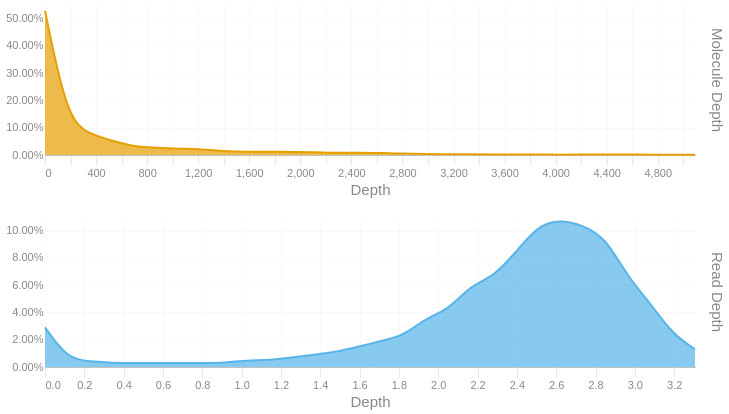

Source (notebook cell):
### Code cell
readdep = depth_hist(tb['Read Depth'], q99, 3)
readdep = readdep.with_columns(pl.lit('Read Depth').alias('Metric'))
if not SKIPLR:
    moldep = depth_hist(tb['Molecule Depth'], mol_q99, 1)
    moldep = moldep.with_columns(pl.lit('Molecule Depth').alias('Metric'))
    _hist = pl.concat([readdep, moldep])
    _hist = _hist.filter(pl.col('Proportion') != 0)
    with SafeRender(_hist):
        (
            alt.Chart(_hist)        
            .mark_area(interpolate = "basis")
            .encode(
                x=alt.X('Bin:Q').scale(domainMin=0).axis(alt.Axis(title='Depth')),
                y = alt.Y('Proportion:Q', title = None).axis(format = '.2%'),
                color = alt.Color('Metric:N').legend(None),
                row = alt.Row("Metric:N").header(title = None, labelOrient = 'right'),
                tooltip = [
                    alt.Tooltip("Metric:N", title = "Metric"),
                    alt.Tooltip('Interval:N', title = "Depth Interval"),
                    alt.Tooltip('Proportion:Q', title = "% Alignments").format('.2%')
                ]
            )
            .resolve_scale(x='independent', y='independent')
            .properties(
                height = 150, width = 650,
                usermeta={'embedOptions': {'downloadFileName': f'{samplename}.depth.hist'}}
            )
        ).display()
else:
    readdep = readdep.filter(pl.col('Proportion') != 0)
    with SafeRender(readdep):
        (
            alt.Chart(readdep)        
            .mark_area(interpolate = "basis")
            .encode(
                x=alt.X('Bin:Q').scale(domainMin=0).axis(alt.Axis(title='Depth')),
                y = alt.Y('Proportion:Q', title = None).axis(format = '.2%'),
                tooltip = [
                    alt.Tooltip('Interval:N', title = "Depth Interval"),
                    alt.Tooltip('Proportion:Q', title = "% Alignments").format('.2%')
                ]
            )
            .properties(
                usermeta={'embedOptions': {'downloadFileName': f'{samplename}.depth.hist'}}
            )
        ).display()

### Figure 1 — Vega-Lite specification as saved in the notebook (floating-point values rounded to 4 significant figures)
{"width": 650, "height": 150, "config": {"title": {"anchor": "start", "dy": -15, "fontSize": 18, "color": "#888888", "subtitleColor": "#888888", "subtitleFontSize": 14}, "arc": {"fill": "#0072B2"}, "axis": {"domainColor": "#888888", "domainWidth": 0.5, "gridWidth": 0.2, "grid": false, "titleFontWeight": 400, "titleFontSize": 15, "labelFontSize": 11, "labelColor": "#888888", "tickColor": "#888888", "tickWidth": 0.2, "titleColor": "#888888"}, "axisBand": {"grid": false}, "axisX": {"grid": true, "tickSize": 10, "domainCap": "round"}, "axisY": {"domain": false, "grid": true, "tickSize": 0, "domainCap": "round"}, "background": "transparent", "header": {"labelFontSize": 15, "labelColor": "#888888", "titleFontSize": 15, "titleFontWeight": 600, "titleColor": "#888888"}, "legend": {"labelFont": "sans-serif", "labelFontSize": 12, "labelColor": "#888888", "symbolSize": 100, "symbolType": "circle", "titleFontSize": 12, "titlePadding": 10, "titleColor": "#888888", "title": null}, "range": {"category": ["#E69F00", "#56B4E9", "#009E73", "#F0E442", "#0072B2", "#D55E00", "#CC79A7", "#000000"], "diverging": ["#cfe8f3", "#a2d4ec", "#73bfe2", "#46abdb", "#1696d2", "#12719e"]}, "area": {"fill": "#0072B2", "fillOpacity": 0.7, "line": true, "strokeOpacity": 0.7}, "line": {"color": "#0072B2", "stroke": "#0072B2", "strokeWidth": 2}, "trail": {"color": "#0072B2", "stroke": "#0072B2", "strokeWidth": 0, "size": 1}, "point": {"filled": true, "fillOpacity": 1.0, "size": 95}, "text": {"color": "#888888", "fontSize": 11, "align": "right", "fontWeight": 400, "size": 11}, "bar": {"fill": "#0072B2", "stroke": null}, "view": {"stroke": null, "continuousWidth": 660, "continuousHeight": 400}}, "data": {"name": "data-31c7fbdf04a9c502806eeb50bffcb5e8"}, "mark": {"type": "area", "interpolate": "basis"}, "encoding": {"color": {"field": "Metric", "legend": null, "type": "nominal"}, "row": {"field": "Metric", "header": {"title": null, "labelOrient": "right"}, "type": "nominal"}, "tooltip": [{"field": "Metric", "title": "Metric", "type": "nominal"}, {"field": "Interval", "title": "Depth Interval", "type": "nominal"}, {"field": "Proportion", "format": ".2%", "title": "% Alignments", "type": "quantitative"}], "x": {"axis": {"title": "Depth"}, "field": "Bin", "scale": {"domainMin": 0}, "type": "quantitative"}, "y": {"axis": {"format": ".2%"}, "field": "Proportion", "title": null, "type": "quantitative"}}, "resolve": {"scale": {"x": "independent", "y": "independent"}}, "usermeta": {"embedOptions": {"downloadFileName": "S1_Annapolis_21.depth.hist"}}, "$schema": "https://vega.github.io/schema/vega-lite/v6.1.0.json", "datasets": {"data-31c7fbdf04a9c502806eeb50bffcb5e8": [{"Bin": 0.0, "Interval": "0.0-0.114", "Proportion": 0.029, "Metric": "Read Depth"}, {"Bin": 0.114, "Interval": "0.114-0.228", "Proportion": 0.006, "Metric": "Read Depth"}, {"Bin": 0.228, "Interval": "0.228-0.342", "Proportion": 0.004, "Metric": "Read Depth"}, {"Bin": 0.342, "Interval": "0.342-0.456", "Proportion": 0.003, "Metric": "Read Depth"}, {"Bin": 0.456, "Interval": "0.456-0.57", "Proportion": 0.003, "Metric": "Read Depth"}, {"Bin": 0.57, "Interval": "0.57-0.684", "Proportion": 0.003, "Metric": "Read Depth"}, {"Bin": 0.684, "Interval": "0.684-0.798", "Proportion": 0.003, "Metric": "Read Depth"}, {"Bin": 0.798, "Interval": "0.798-0.912", "Proportion": 0.003, "Metric": "Read Depth"}, {"Bin": 0.912, "Interval": "0.912-1.026", "Proportion": 0.003, "Metric": "Read Depth"}, {"Bin": 1.026, "Interval": "1.026-1.14", "Proportion": 0.005, "Metric": "Read Depth"}, {"Bin": 1.14, "Interval": "1.14-1.254", "Proportion": 0.005, "Metric": "Read Depth"}, {"Bin": 1.254, "Interval": "1.254-1.368", "Proportion": 0.007, "Metric": "Read Depth"}, {"Bin": 1.368, "Interval": "1.368-1.482", "Proportion": 0.009, "Metric": "Read Depth"}, {"Bin": 1.482, "Interval": "1.482-1.596", "Proportion": 0.011, "Metric": "Read Depth"}, {"Bin": 1.596, "Interval": "1.596-1.71", "Proportion": 0.015, "Metric": "Read Depth"}, {"Bin": 1.71, "Interval": "1.71-1.824", "Proportion": 0.019, "Metric": "Read Depth"}, {"Bin": 1.824, "Interval": "1.824-1.938", "Proportion": 0.023, "Metric": "Read Depth"}, {"Bin": 1.938, "Interval": "1.938-2.052", "Proportion": 0.036, "Metric": "Read Depth"}, {"Bin": 2.052, "Interval": "2.052-2.166", "Proportion": 0.042, "Metric": "Read Depth"}, {"Bin": 2.166, "Interval": "2.166-2.28", "Proportion": 0.06, "Metric": "Read Depth"}, {"Bin": 2.28, "Interval": "2.28-2.394", "Proportion": 0.066, "Metric": "Read Depth"}, {"Bin": 2.394, "Interval": "2.394-2.508", "Proportion": 0.084, "Metric": "Read Depth"}, {"Bin": 2.508, "Interval": "2.508-2.622", "Proportion": 0.104, "Metric": "Read Depth"}, {"Bin": 2.622, "Interval": "2.622-2.736", "Proportion": 0.108, "Metric": "Read Depth"}, {"Bin": 2.736, "Interval": "2.736-2.85", "Proportion": 0.104, "Metric": "Read Depth"}, {"Bin": 2.85, "Interval": "2.85-2.964", "Proportion": 0.095, "Metric": "Read Depth"}, {"Bin": 2.964, "Interval": "2.964-3.078", "Proportion": 0.066, "Metric": "Read Depth"}, {"Bin": 3.078, "Interval": "3.078-3.192", "Proportion": 0.047, "Metric": "Read Depth"}, {"Bin": 3.192, "Interval": "3.192-3.306", "Proportion": 0.024, "Metric": "Read Depth"}, {"Bin": 3.306, "Interval": "3.306-3.42", "Proportion": 0.013, "Metric": "Read Depth"}, {"Bin": 0.0, "Interval": "0.0-175.6", "Proportion": 0.529, "Metric": "Molecule Depth"}, {"Bin": 175.6, "Interval": "175.6-351.2", "Proportion": 0.129, "Metric": "Molecule Depth"}, {"Bin": 351.2, "Interval": "351.2-526.7", "Proportion": 0.076, "Metric": "Molecule Depth"}, {"Bin": 526.7, "Interval": "526.7-702.3", "Proportion": 0.052, "Metric": "Molecule Depth"}, {"Bin": 702.3, "Interval": "702.3-877.9", "Proportion": 0.03, "Metric": "Molecule Depth"}, {"Bin": 877.9, "Interval": "877.9-1053.5", "Proportion": 0.027, "Metric": "Molecule Depth"}, {"Bin": 1054.0, "Interval": "1053.5-1229.0", "Proportion": 0.023, "Metric": "Molecule Depth"}, {"Bin": 1229.0, "Interval": "1229.0-1404.6", "Proportion": 0.021, "Metric": "Molecule Depth"}, {"Bin": 1405.0, "Interval": "1404.6-1580.2", "Proportion": 0.014, "Metric": "Molecule Depth"}, {"Bin": 1580.0, "Interval": "1580.2-1755.8", "Proportion": 0.012, "Metric": "Molecule Depth"}, {"Bin": 1756.0, "Interval": "1755.8-1931.3", "Proportion": 0.012, "Metric": "Molecule Depth"}, {"Bin": 1931.0, "Interval": "1931.3-2106.9", "Proportion": 0.011, "Metric": "Molecule Depth"}, {"Bin": 2107.0, "Interval": "2106.9-2282.5", "Proportion": 0.011, "Metric": "Molecule Depth"}, {"Bin": 2282.0, "Interval": "2282.5-2458.1", "Proportion": 0.007, "Metric": "Molecule Depth"}, {"Bin": 2458.0, "Interval": "2458.1-2633.6", "Proportion": 0.009, "Metric": "Molecule Depth"}, {"Bin": 2634.0, "Interval": "2633.6-2809.2", "Proportion": 0.007, "Metric": "Molecule Depth"}, {"Bin": 2809.0, "Interval": "2809.2-2984.8", "Proportion": 0.005, "Metric": "Molecule Depth"}, {"Bin": 2985.0, "Interval": "2984.8-3160.4", "Proportion": 0.004, "Metric": "Molecule Depth"}, {"Bin": 3160.0, "Interval": "3160.4-3335.9", "Proportion": 0.002, "Metric": "Molecule Depth"}, {"Bin": 3336.0, "Interval": "3335.9-3511.5", "Proportion": 0.003, "Metric": "Molecule Depth"}, {"Bin": 3512.0, "Interval": "3511.5-3687.1", "Proportion": 0.002, "Metric": "Molecule Depth"}, {"Bin": 3687.0, "Interval": "3687.1-3862.7", "Proportion": 0.002, "Metric": "Molecule Depth"}, {"Bin": 3863.0, "Interval": "3862.7-4038.2", "Proportion": 0.002, "Metric": "Molecule Depth"}, {"Bin": 4038.0, "Interval": "4038.2-4213.8", "Proportion": 0.001, "Metric": "Molecule Depth"}, {"Bin": 4214.0, "Interval": "4213.8-4389.4", "Proportion": 0.002, "Metric": "Molecule Depth"}, {"Bin": 4389.0, "Interval": "4389.4-4565.0", "Proportion": 0.002, "Metric": "Molecule Depth"}, {"Bin": 4565.0, "Interval": "4565.0-4740.5", "Proportion": 0.002, "Metric": "Molecule Depth"}, {"Bin": 4740.0, "Interval": "4740.5-4916.1", "Proportion": 0.001, "Metric": "Molecule Depth"}, {"Bin": 4916.0, "Interval": "4916.1-5091.7", "Proportion": 0.001, "Metric": "Molecule Depth"}, {"Bin": 5092.0, "Interval": "5091.7-5267.26", "Proportion": 0.001, "Metric": "Molecule Depth"}]}}
